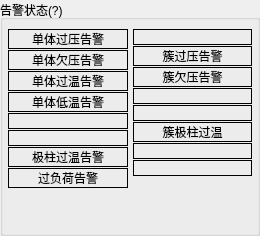
          <widget class="QGroupBox" name="G_AlmStatus">
           <property name="minimumSize">
            <size>
             <width>260</width>
             <height>0</height>
            </size>
           </property>
           <property name="title">
            <string>告警状态(?)</string>
           </property>
           <layout class="QHBoxLayout" name="horizontalLayout_5">
            <property name="spacing">
             <number>5</number>
            </property>
            <property name="leftMargin">
             <number>5</number>
            </property>
            <property name="topMargin">
             <number>9</number>
            </property>
            <property name="rightMargin">
             <number>5</number>
            </property>
            <property name="bottomMargin">
             <number>5</number>
            </property>
            <item>
             <layout class="QVBoxLayout" name="verticalLayout_9">
              <property name="spacing">
               <number>1</number>
              </property>
              <item>
               <widget class="QLabel" name="bAlm0">
                <property name="frameShape">
                 <enum>QFrame::Box</enum>
                </property>
                <property name="text">
                 <string>单体过压告警</string>
                </property>
                <property name="alignment">
                 <set>Qt::AlignCenter</set>
                </property>
               </widget>
              </item>
              <item>
               <widget class="QLabel" name="bAlm1">
                <property name="frameShape">
                 <enum>QFrame::Box</enum>
                </property>
                <property name="text">
                 <string>单体欠压告警</string>
                </property>
                <property name="alignment">
                 <set>Qt::AlignCenter</set>
                </property>
               </widget>
              </item>
              <item>
               <widget class="QLabel" name="bAlm2">
                <property name="frameShape">
                 <enum>QFrame::Box</enum>
                </property>
                <property name="text">
                 <string>单体过温告警</string>
                </property>
                <property name="alignment">
                 <set>Qt::AlignCenter</set>
                </property>
               </widget>
              </item>
              <item>
               <widget class="QLabel" name="bAlm3">
                <property name="frameShape">
                 <enum>QFrame::Box</enum>
                </property>
                <property name="text">
                 <string>单体低温告警</string>
                </property>
                <property name="alignment">
                 <set>Qt::AlignCenter</set>
                </property>
               </widget>
              </item>
              <item>
               <widget class="QLabel" name="bAlm4">
                <property name="frameShape">
                 <enum>QFrame::Box</enum>
                </property>
                <property name="text">
                 <string/>
                </property>
                <property name="alignment">
                 <set>Qt::AlignCenter</set>
                </property>
               </widget>
              </item>
              <item>
               <widget class="QLabel" name="bAlm5">
                <property name="enabled">
                 <bool>true</bool>
                </property>
                <property name="frameShape">
                 <enum>QFrame::Box</enum>
                </property>
                <property name="text">
                 <string/>
                </property>
                <property name="alignment">
                 <set>Qt::AlignCenter</set>
                </property>
               </widget>
              </item>
              <item>
               <widget class="QLabel" name="bAlm6">
                <property name="frameShape">
                 <enum>QFrame::Box</enum>
                </property>
                <property name="text">
                 <string>极柱过温告警</string>
                </property>
                <property name="alignment">
                 <set>Qt::AlignCenter</set>
                </property>
               </widget>
              </item>
              <item>
               <widget class="QLabel" name="bAlm7">
                <property name="frameShape">
                 <enum>QFrame::Box</enum>
                </property>
                <property name="text">
                 <string>过负荷告警</string>
                </property>
                <property name="alignment">
                 <set>Qt::AlignCenter</set>
                </property>
               </widget>
              </item>
              <item>
               <spacer name="verticalSpacer_9">
                <property name="orientation">
                 <enum>Qt::Vertical</enum>
                </property>
                <property name="sizeHint" stdset="0">
                 <size>
                  <width>20</width>
                  <height>40</height>
                 </size>
                </property>
               </spacer>
              </item>
             </layout>
            </item>
            <item>
             <layout class="QVBoxLayout" name="verticalLayout_10">
              <property name="spacing">
               <number>1</number>
              </property>
              <item>
               <widget class="QLabel" name="bAlm8">
                <property name="frameShape">
                 <enum>QFrame::Box</enum>
                </property>
                <property name="text">
                 <string/>
                </property>
                <property name="alignment">
                 <set>Qt::AlignCenter</set>
                </property>
               </widget>
              </item>
              <item>
               <widget class="QLabel" name="bAlm9">
                <property name="frameShape">
                 <enum>QFrame::Box</enum>
                </property>
                <property name="text">
                 <string>簇过压告警</string>
                </property>
                <property name="alignment">
                 <set>Qt::AlignCenter</set>
                </property>
               </widget>
              </item>
              <item>
               <widget class="QLabel" name="bAlm10">
                <property name="frameShape">
                 <enum>QFrame::Box</enum>
                </property>
                <property name="text">
                 <string>簇欠压告警</string>
                </property>
                <property name="alignment">
                 <set>Qt::AlignCenter</set>
                </property>
               </widget>
              </item>
              <item>
               <widget class="QLabel" name="bAlm11">
                <property name="frameShape">
                 <enum>QFrame::Box</enum>
                </property>
                <property name="text">
                 <string/>
                </property>
                <property name="alignment">
                 <set>Qt::AlignCenter</set>
                </property>
               </widget>
              </item>
              <item>
               <widget class="QLabel" name="bAlm12">
                <property name="frameShape">
                 <enum>QFrame::Box</enum>
                </property>
                <property name="text">
                 <string/>
                </property>
                <property name="alignment">
                 <set>Qt::AlignCenter</set>
                </property>
               </widget>
              </item>
              <item>
               <widget class="QLabel" name="bAlm13">
                <property name="frameShape">
                 <enum>QFrame::Box</enum>
                </property>
                <property name="text">
                 <string>簇极柱过温</string>
                </property>
                <property name="alignment">
                 <set>Qt::AlignCenter</set>
                </property>
               </widget>
              </item>
              <item>
               <widget class="QLabel" name="bAlm14">
                <property name="frameShape">
                 <enum>QFrame::Box</enum>
                </property>
                <property name="text">
                 <string/>
                </property>
                <property name="alignment">
                 <set>Qt::AlignCenter</set>
                </property>
               </widget>
              </item>
              <item>
               <widget class="QLabel" name="bAlm15">
                <property name="frameShape">
                 <enum>QFrame::Box</enum>
                </property>
                <property name="text">
                 <string/>
                </property>
                <property name="alignment">
                 <set>Qt::AlignCenter</set>
                </property>
               </widget>
              </item>
              <item>
               <spacer name="verticalSpacer_10">
                <property name="orientation">
                 <enum>Qt::Vertical</enum>
                </property>
                <property name="sizeHint" stdset="0">
                 <size>
                  <width>20</width>
                  <height>40</height>
                 </size>
                </property>
               </spacer>
              </item>
             </layout>
            </item>
           </layout>
          </widget>
